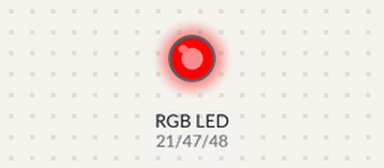
Recording of a program running on a simulated ESP32 board running MicroPython. On the bench: an RGB LED mixed from three pins (HIGH = lit).

Above: at 0.05 s.
At 1.75 s:
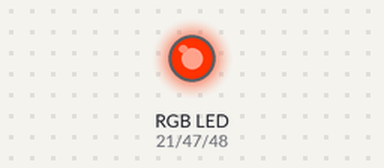
At 2.6 s:
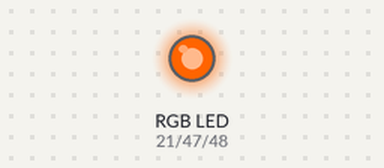
At 3.5 s:
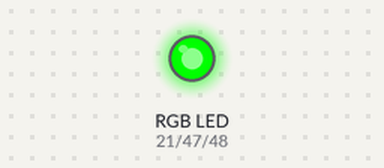
At 5.2 s:
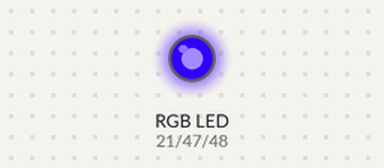
At 6.95 s:
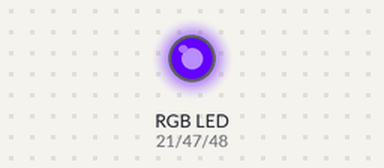
Timing chart, 0 to 9.1 s (numbered marks = the images above):
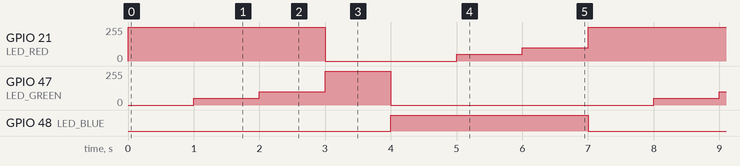

Measured:
- by itself, GPIO 21 (LED_RED): repeats every 7.0 s: 0/255 2.0 s, 50/255 1.0 s, 100/255 1.0 s, 255/255 3.0 s
- by itself, GPIO 47 (LED_GREEN): repeats every 7.0 s: 100/255 1.0 s, 255/255 1.0 s, 0/255 4.0 s, 50/255 1.0 s
- by itself, GPIO 48 (LED_BLUE): alternates HIGH for 3.0 s and LOW for 4.0 s

The program:

4-1.RGB_LED______4.py
```python
from machine import Pin, PWM
import time

LED_RED = PWM(Pin(21), freq=1000, duty=0)
LED_GREEN = PWM(Pin(47), freq=1000, duty=0)
LED_BLUE = PWM(Pin(48), freq=1000, duty=0)

rainbow_colors = [
    (1023, 0, 0),
    (1023, 200, 0),
    (1023, 400, 0),
    (0, 1023, 0),
    (0, 0, 1023),
    (200, 0, 1023),
    (400, 0, 1023),
]

while True:
    for color in rainbow_colors:
        LED_RED.duty(color[0])
        LED_GREEN.duty(color[1])
        LED_BLUE.duty(color[2])
        time.sleep(1.0)
```
